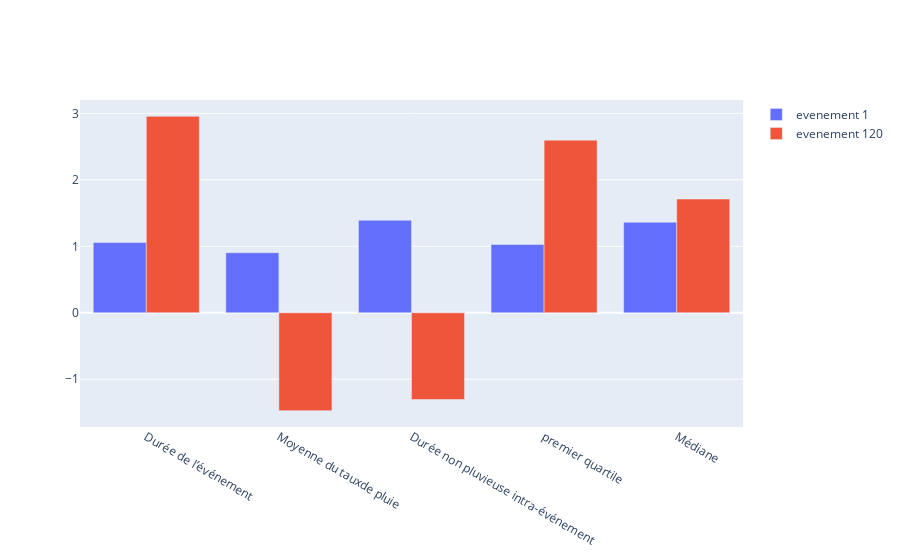

The notebook cell this image was saved under:
### Code cell
import plotly.graph_objects as go
animals=nomDesVariables_

fig = go.Figure(data=[
    go.Bar(name='evenement 1', x=animals, y=df_pluie.iloc[1]),
    go.Bar(name='evenement 120', x=animals, y=df_pluie.iloc[120])
])
# Change the bar mode
#fig.update_layout(barmode='group')

fig.show()

### Figure 1 — Plotly figure (JSON) as saved in the notebook; plotly's stock layout.template omitted (floating-point values rounded to 4 significant figures)
{"data": [{"name": "evenement 1", "type": "bar", "x": ["Durée de l’événement", "Moyenne du tauxde pluie", "Durée non pluvieuse intra-événement", "premier quartile", "Médiane", "Troisième quartile", "Temps inter-événement précédent", "Moyenne du taux de pluie / pluie", "Écart-type du taux de pluie s/événement", "Mode", "Maximum du taux de pluie", "Pourcentage de non pluie intra évènement", "cumul d’eau", "Coefficient de variation du taux de pluie d’ordre c_1=0.5", "Coefficient de variation du taux de pluie d’ordre c_2=1", "Coefficient de variation du taux de pluie d’ordre c_3=2", "Coefficient de variation normalisé du taux de pluie d’ordre c_N1=1", "Coefficient de variation normalisé du taux de pluie d’ordre c_N2=2", "Coefficient de variation normalisé du taux de pluie d’ordre c_N3=3", "Coefficient de variation du taux de pluie d’ordre C=2 seuillé à S=0.3", "Paramètre de convectivité beta_L1=0.3", "Paramètre de convectivité beta_L2=1", "Paramètre de convectivité beta_L3=3"], "y": [1.057, 0.9027, 1.39, 1.028, 1.363]}, {"name": "evenement 120", "type": "bar", "x": ["Durée de l’événement", "Moyenne du tauxde pluie", "Durée non pluvieuse intra-événement", "premier quartile", "Médiane", "Troisième quartile", "Temps inter-événement précédent", "Moyenne du taux de pluie / pluie", "Écart-type du taux de pluie s/événement", "Mode", "Maximum du taux de pluie", "Pourcentage de non pluie intra évènement", "cumul d’eau", "Coefficient de variation du taux de pluie d’ordre c_1=0.5", "Coefficient de variation du taux de pluie d’ordre c_2=1", "Coefficient de variation du taux de pluie d’ordre c_3=2", "Coefficient de variation normalisé du taux de pluie d’ordre c_N1=1", "Coefficient de variation normalisé du taux de pluie d’ordre c_N2=2", "Coefficient de variation normalisé du taux de pluie d’ordre c_N3=3", "Coefficient de variation du taux de pluie d’ordre C=2 seuillé à S=0.3", "Paramètre de convectivité beta_L1=0.3", "Paramètre de convectivité beta_L2=1", "Paramètre de convectivité beta_L3=3"], "y": [2.955, -1.472, -1.305, 2.597, 1.711]}], "layout": {}}
